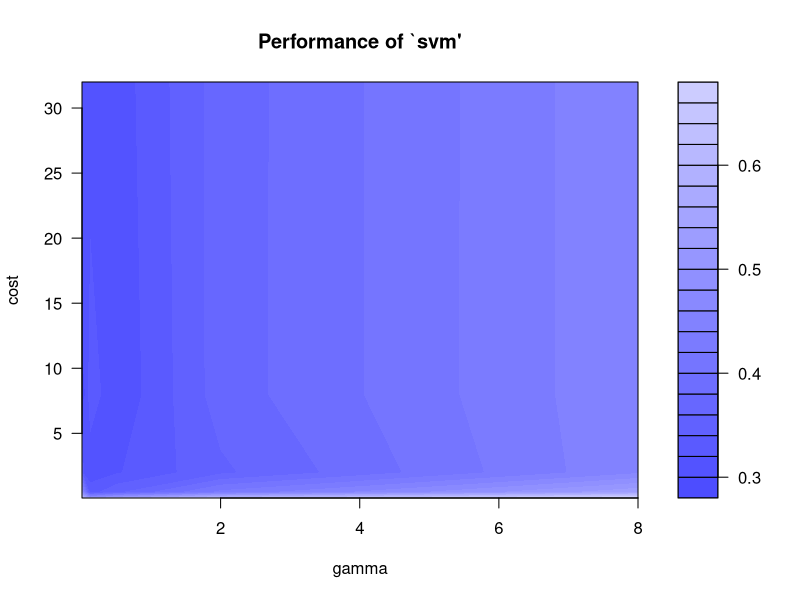
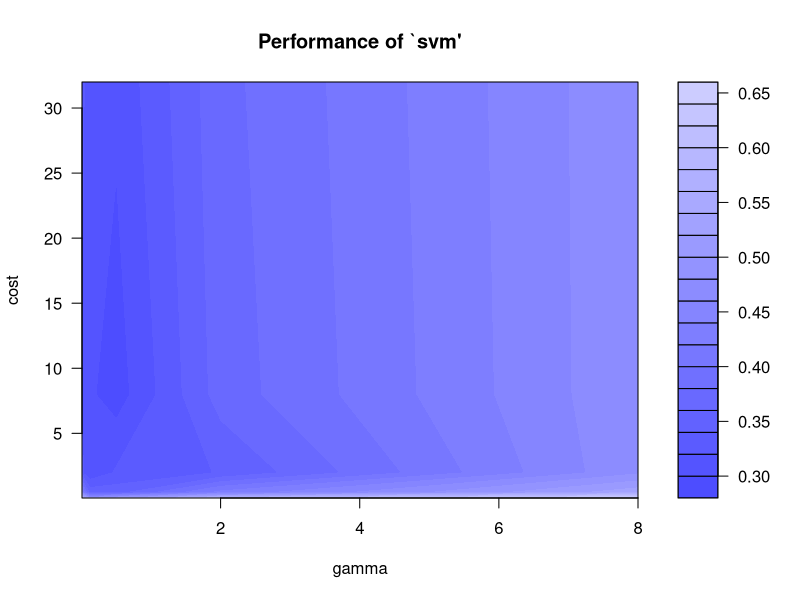

Here is the R script that generated these plots, in order:
## ---- chunk 1
knitr::opts_chunk$set(echo = TRUE)
## ---- chunk 2
library(mlbench)
data(BreastCancer)

str(BreastCancer)
head(BreastCancer)
## ---- chunk 3
summary(BreastCancer)
## ---- chunk 4
set.seed(12345)
n = nrow(BreastCancer)
ind = sample(n, n*2/3)

BCtrain = BreastCancer[ind,]
BCtest = BreastCancer[-ind,]
## ---- chunk 5
library(e1071)
modelNB = naiveBayes(x=subset(BCtrain, select=c(-Id,-Class)),
                     y=BCtrain$Class)
modelNB
## ---- chunk 6
predNB = predict(object=modelNB,newdata=BCtest)
predNB
## ---- chunk 7
matconf = table(predNB,BCtest$Class,dnn=c("Predicha","Real"))
matconf
## ---- chunk 8
100*(1-(sum(diag(matconf))/nrow(BCtest)))
## ---- chunk 9
matconf[2,]
sum(matconf[2,])
## ---- chunk 10
predNBp = as.data.frame(
  predict(object = modelNB, newdata = BCtest, type = 'raw'))

malP75 = predNBp[predNBp$malignant>0.75,]
malP75

cat('\n Número de predicciones malignant con p > 0.75: \t',nrow(malP75), '\n',
'Porcentaje de predicciones malignant con p > 0.75: \t',100*nrow(malP75)/sum(matconf[2,]),'%')

## ---- chunk 11
library(mlbench)
data(Glass)

str(Glass)
head(Glass)

## ---- chunk 12
summary(Glass)
## ---- chunk 13
library(e1071)
## ---- chunk 14
svm1 = svm(Type ~ ., data=Glass, kernel = 'radial', cost = 0.8, gamma = 0.5, cross = 10)
## ---- chunk 15
summary(svm1)
## ---- chunk 16
(svm1t = tune.svm(Type ~ ., data=Glass, kernel = 'radial', 
           cost = c(2^(-5),2^(-3),2^(-1),2,2^3,2^5), 
           gamma = c(2^(-7),2^(-5),2^(-3),2^(-1),2,2^3), cross = 10))
## ---- chunk 17
plot(svm1t)
## ---- chunk 18
(svm1tb = svm1t$best.model)
## ---- chunk 19
(test = data.frame('RI'=c(1.49,1.52),'Na'=c(13.45,13.74),'Mg'=c(4.05,3.87),'Al'=c(1.21,1.29),'Si'=c(73.18,71.97),'K'=c(0.37,0.25),'Ca'=c(7.98,8.02), 'Ba'=c(0.2,0),'Fe'=c(0,0.13)))
## ---- chunk 20
(predict(svm1tb,test))
## ---- chunk 21
(tc = tune.control(cross = 15))

(svm1t = tune.svm(Type ~ ., data=Glass, kernel = 'radial', 
           cost = c(2^(-5),2^(-3),2^(-1),2,2^3,2^5), 
           gamma = c(2^(-7),2^(-5),2^(-3),2^(-1),2,2^3), 
           tunecontrol =tc))
## ---- chunk 22
plot(svm1t)
